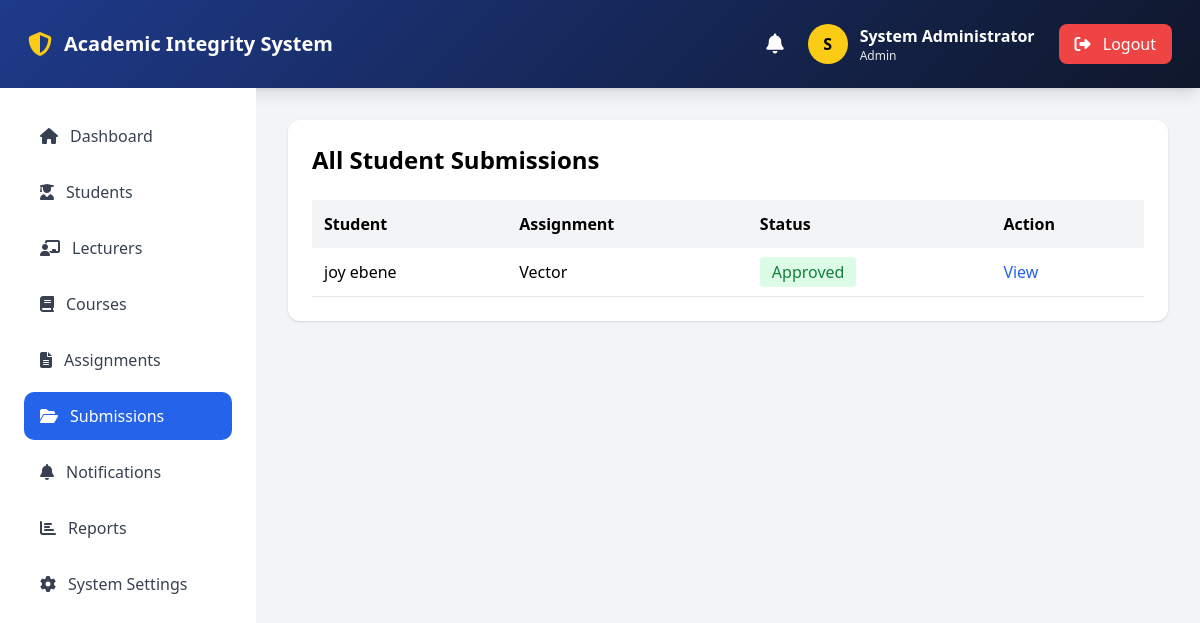
Page /admin/submissions (signed in) on the committed database.
### app/models.py (models this page shows, shortened)
class User(UserMixin, db.Model):
    __tablename__ = 'users'
    id = db.Column(db.Integer, primary_key=True)
    username = db.Column(db.String(50), unique=True, nullable=False)
    email = db.Column(db.String(100), unique=True, nullable=False)
    password_hash = db.Column(db.String(255), nullable=False)
    first_name = db.Column(db.String(50), nullable=False)
    last_name = db.Column(db.String(50), nullable=False)
    role = db.Column(db.String(20), default='student')
    department = db.Column(db.String(100))
    faculty = db.Column(db.String(100))
    created_at = db.Column(db.DateTime, default=datetime.utcnow)
    updated_at = db.Column(db.DateTime, default=datetime.utcnow, onupdate=datetime.utcnow)
    last_login = db.Column(db.DateTime)
    is_active = db.Column(db.Boolean, default=True)
    student_profile = db.relationship('Student', backref='user', uselist=False, cascade='all, delete-orphan')
    lecturer_profile = db.relationship('Lecturer', backref='user', uselist=False, cascade='all, delete-orphan')
    @property
    def full_name(self):
        return f"{self.first_name} {self.last_name}"

class Submission(db.Model):
    __tablename__ = 'submissions'
    id = db.Column(db.Integer, primary_key=True)
    assignment_id = db.Column(
        db.Integer,
        db.ForeignKey('assignments.id'),
        nullable=False
    )
    student_id = db.Column(
        db.Integer,
        db.ForeignKey('students.id'),
        nullable=False
    )
    file_path = db.Column(db.String(500), nullable=False)
    original_filename = db.Column(db.String(255))
    comments = db.Column(db.Text)
    status = db.Column(
        db.String(30),
        default='processing'
    )
    submitted_at = db.Column(
        db.DateTime,
        default=datetime.utcnow
    )
    student = db.relationship(
        'Student',
        backref=db.backref('submissions', lazy=True)
    )
    analysis = db.relationship(
        'AIAnalysis',
        backref='submission',
        uselist=False,
        cascade='all, delete-orphan'
    )
    suspicious = db.relationship(
        'SuspiciousSubmission',
        backref='submission',
        uselist=False,
        cascade='all, delete-orphan'
    )

class Assignment(db.Model):
    __tablename__ = 'assignments'
    id = db.Column(db.Integer, primary_key=True)
    title = db.Column(db.String(200), nullable=False)
    description = db.Column(db.Text)
    due_date = db.Column(db.DateTime)
    is_active = db.Column(db.Boolean, default=True)
    course_id = db.Column(
        db.Integer,
        db.ForeignKey('courses.id'),
        nullable=False
    )
    created_at = db.Column(
        db.DateTime,
        default=datetime.utcnow
    )
    submissions = db.relationship(
        'Submission',
        backref='assignment',
        lazy=True,
        cascade='all, delete-orphan'
    )

### app/admin/routes.py (the view)
@admin_bp.route("/submissions")
@login_required
def submissions():
    if current_user.role != "admin":
        flash("Access denied.", "danger")
        return redirect(url_for("auth.login"))
    submissions = (
        Submission.query
        .order_by(Submission.submitted_at.desc())
        .all()
    )
    return render_template(
        "admin/submissions.html",
        submissions=submissions
    )

### app/__init__.py (called while the page is built)
@login_manager.user_loader
def load_user(user_id):
    from app.models import User
    return User.query.get(int(user_id))

### app/templates/admin/submissions.html (shortened to what this page needs)
{% extends "base.html" %}
{% block content %}
<div class="bg-white rounded-xl shadow p-6">
<h1 class="text-2xl font-bold mb-6">
All Student Submissions
</h1>
<table class="w-full">
<thead class="bg-gray-100">
<tr>
<th class="p-3 text-left">
Student
</th>
<th class="p-3 text-left">
Assignment
</th>
<th class="p-3 text-left">
Status
</th>
<th class="p-3 text-left">
Action
</th>
</tr>
</thead>
<tbody>
{% for submission in submissions %}
<tr class="border-b">
<td class="p-3">
{{ submission.student.user.full_name }}
</td>
<td class="p-3">
{{ submission.assignment.title }}
</td>
<td class="p-3">
{% if submission.status == "approved" %}
<span class="bg-green-100 text-green-700 px-3 py-1 rounded">
Approved
</span>
{% elif submission.status == "completed" %}
<span class="bg-blue-100 text-blue-700 px-3 py-1 rounded">
Completed
</span>
{% else %}
<span class="bg-yellow-100 text-yellow-700 px-3 py-1 rounded">
{{ submission.status }}
</span>
{% endif %}
</td>
<td class="p-3">
<a href="{{ url_for('admin.view_submission', id=submission.id) }}"
class="text-blue-600">
View
</a>
</td>
</tr>
{% endfor %}
</tbody>
</table>
</div>
{% endblock %}

### app/templates/includes/navbar.html (shortened to what this page needs)
<nav class="gradient-bg shadow-lg p-2 md:p-3">
    <div class="px-4 h-16 flex justify-between items-center">
        <div class="flex items-center gap-3">
            <i class="fas fa-shield-alt text-yellow-400 text-2xl"></i>
            <span class="text-white text-xl font-bold">
                Academic Integrity System
            </span>
        </div>
        {% if current_user.is_authenticated %}
        <div class="flex items-center gap-6">
            <a href="{{ url_for('notifications.index') }}"
               class="relative text-white hover:text-yellow-400">
                <i class="fas fa-bell text-xl"></i>
            </a>
            <div class="flex items-center gap-3">
                <div class="h-10 w-10 rounded-full
                bg-yellow-400 text-black
                flex items-center justify-center
                font-bold">
                    {{ current_user.first_name[0] }}
                </div>
                <div class="text-white">
                    <p class="font-semibold">
                        {{ current_user.full_name }}
                    </p>
                    <p class="text-xs text-gray-200">
                        {{ current_user.role|title }}
                    </p>
                </div>
            </div>
            <a href="{{ url_for('auth.logout') }}"
               class="bg-red-500 hover:bg-red-600
               px-4 py-2 rounded-lg text-white">
                <i class="fas fa-sign-out-alt mr-2"></i>
                Logout
            </a>
        </div>
        {% endif %}
    </div>
</nav>

### app/templates/base.html (style rules this page uses)
.gradient-bg { background: linear-gradient(135deg, #1e3a8a, #0f172a); }

### rows in the picture
User: first_name "S", full_name "System Administrator", role "Admin"
Submission: student.user.full_name "joy ebene", assignment "Vector", status "Approved"
